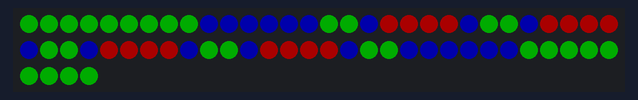
The program below on a simulated ESP32. On the bench: 64 RGB LEDs in strip order, left to right, continuing on the next row. Dim RGB values are drawn brighter than linear.

Above: at 1.85 s.
At 3.64 s:
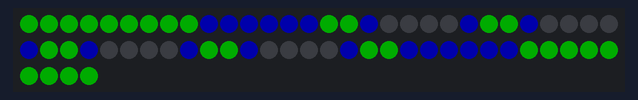

The program:

main.cpp
```cpp
#include <Arduino.h>
#include "drivers/FastLed_general_driver.h"

FastLed_general_driver LedDisplay;

void setup()
{
  LedDisplay.init();
  LedDisplay.setCenterColor(200, 0, 0);
  LedDisplay.setInnnerColor(0, 0, 200);
  LedDisplay.setOuterColor(0, 200, 0);
}

static uint8_t i = 0;
bool rising_edge = true;
bool falling_edge = false;
void loop()
{
  if (i == 255)
  {
    rising_edge = false;
    falling_edge = true;
  }else if(i==0){
    rising_edge = true;
    falling_edge = false;
  }

  LedDisplay.setCenterColor(200, 0, 0);
  if (rising_edge)
    LedDisplay.setCenterIntensity(i++);

  if (falling_edge)
    LedDisplay.setCenterIntensity(i--);

  LedDisplay.displayUpdate();
  delay(5);
}
```

DisplayLedInterface.h
```cpp
#pragma once

class DisplayLedInterface
{
public:
    virtual bool init() = 0;
    virtual bool displayUpdate() = 0;

    virtual bool setDisplayIntensity(unsigned char intensity) = 0;
    virtual bool setCenterColor(uint8_t rc, uint8_t gc, uint8_t bc) = 0;
    virtual bool setCenterIntensity(uint8_t intensity) = 0;

    virtual bool setInnnerColor(uint8_t rc, uint8_t gc, uint8_t bc) = 0;
    virtual bool setInnerIntensity(uint8_t intensity) = 0;

    virtual bool setOuterColor(uint8_t rc, uint8_t gc, uint8_t bc) =0;
    virtual bool setOuterIntensity(uint8_t intensity) =0;
};
```

FastLed_general_driver.cpp
```cpp
#include "FastLed_general_driver.h"
#include <string.h>

bool FastLed_general_driver::init()
{
    /*init all pixels to white*/
    CRGB init_led_color = CRGB(255, 255, 255);
    for (uint8_t i = 0; i < 64; i++)
        leds[i] = init_led_color;

    FastLED.addLeds<CHIPSET, LED_PIN, COLOR_ORDER>(leds, NUM_LEDS).setCorrection(TypicalLEDStrip);
    FastLED.setBrightness(BRIGHTNESS_DEFAULT);

    FastLed_center = new FastLed_zone;
    int center_positions[] = {18, 19, 20, 21,
                              26, 27, 28, 29,
                              34, 35, 36, 37,
                              42, 43, 44, 45};
    FastLed_center->init(center_positions, 16);

    FastLed_inner = new FastLed_zone;
    int inner_positions[] = { 9,10,11,12,13,14,
                             17,            22,
                             25,            30,
                             33,            38,
                             41,            46,
                             49,50,51,52,53,54};
    FastLed_inner->init(inner_positions,20);

    FastLed_outer = new FastLed_zone;
    int outer_positions[] = { 0, 1, 2, 3, 4, 5, 6, 7,
                              8,                   15,
                              16,                  23,
                              24,                  31,
                              32,                  39,
                              40,                  47,
                              48,                  55,
                              56,57,58,59,60,61,62,63};
    FastLed_outer->init(outer_positions, 28);

    /*return true on success*/
    return true;
}

bool FastLed_general_driver::displayUpdate()
{
    FastLED.show();

    /*return true on success*/
    return true;
}

bool FastLed_general_driver::setDisplayIntensity(unsigned char intensity)
{
    return false;
}

bool FastLed_general_driver::setCenterColor(uint8_t rc, uint8_t gc, uint8_t bc)
{
    bool retVal = FastLed_center->setColor(rc, gc, bc, leds, 64);
    return retVal;
}

bool FastLed_general_driver::setCenterIntensity(uint8_t intensity)
{
    FastLed_center->setIntensity(intensity, leds, 64);
    return false;
}

bool FastLed_general_driver::setInnnerColor(uint8_t rc, uint8_t gc, uint8_t bc)
{
    bool retVal = FastLed_inner->setColor(rc, gc, bc, leds, 64);
    return retVal;
}

bool FastLed_general_driver::setInnerIntensity(uint8_t intensity)
{
    FastLed_inner->setIntensity(intensity, leds, 64);
    return false;
}

bool FastLed_general_driver::setOuterColor(uint8_t rc, uint8_t gc, uint8_t bc)
{
    bool retVal = FastLed_outer->setColor(rc, gc, bc, leds, 64);
    return retVal;
}

bool FastLed_general_driver::setOuterIntensity(uint8_t intensity)
{
    FastLed_outer->setIntensity(intensity, leds, 64);
    return false;
}
```

FastLed_general_driver.h
```cpp
#pragma once
#include <Arduino.h>
#include <FastLED.h>

/*Project Specific includes*/
#include "interface/DisplayLedInterface.h"
#include "FastLed_zone.h"

/*Public library defines*/
#define LED_PIN 5
#define COLOR_ORDER GRB
#define CHIPSET     WS2812B
#define MAX_BRIGHTNESS 120
#define BRIGHTNESS_DEFAULT  (unsigned int)(MAX_BRIGHTNESS/2)

class FastLed_general_driver:DisplayLedInterface{
    public:
    bool init();
    bool displayUpdate();

    bool setDisplayIntensity(unsigned char intensity);
    bool setCenterColor(uint8_t rc, uint8_t gc, uint8_t bc);
    bool setCenterIntensity(uint8_t intensity);

    bool setInnnerColor(uint8_t rc, uint8_t gc, uint8_t bc);
    bool setInnerIntensity(uint8_t intensity);

    bool setOuterColor(uint8_t rc, uint8_t gc, uint8_t bc);
    bool setOuterIntensity(uint8_t intensity);

    private:
    static const unsigned char NUM_LEDS = 64;
    CRGB leds[NUM_LEDS];

        /*The three zones*/
    FastLed_zone *FastLed_center;
    FastLed_zone *FastLed_inner;
    FastLed_zone *FastLed_outer;

};
```

FastLed_zone.cpp
```cpp
#include "FastLed_zone.h"
#include "Arduino.h"

bool FastLed_zone::init(int activePositions[], int n_activePositions)
{
    /*initialize active positions to -1, the invalid position*/
    for (int i = 0; i < N_MAX_ACT_LEDS; i++)
    {
        activeLedPositions[i] = -1;
    }

    if (n_activePositions > N_MAX_ACT_LEDS)
        return false;

    n_activeLeds = n_activePositions;

    /*Put leds active in this zone into vector*/
    for (int i = 0; i < n_activePositions; i++)
    {
        if (activePositions[i] >= N_LEDS)
        {
            return false;
        }
        activeLedPositions[i] = activePositions[i];
    }

    return true;
}

bool FastLed_zone::setColor(unsigned char redColor, unsigned char greenColor, unsigned char blueColor,
                   CRGB colorBuffer[], int nColors)
{
    // compose the color
    zoneColor.setRGB(redColor, greenColor, blueColor);

    // iterate through positions vtor and update colors
    for(int i=0; i<n_activeLeds;i++){
        if(activeLedPositions[i]>=nColors)
        return false;
        colorBuffer[activeLedPositions[i]] = zoneColor;
    }

    return true;
};

bool FastLed_zone::setColor(CRGB color, CRGB colorBuffer[], int nColors)
{
    // compose the color
    zoneColor = color;

    // iterate through positions vtor and update colors
    for(int i=0; i<n_activeLeds;i++){
        if(activeLedPositions[i]>=nColors)
        return false;
        colorBuffer[activeLedPositions[i]] = zoneColor;
    }

    return true;
};

bool FastLed_zone::setIntensity(unsigned char intensity,CRGB colorBuffer[], int nColors)
{

    uint8_t red = (uint8_t)((uint16_t)(zoneColor.r) * (uint16_t)intensity / (uint16_t)255);
    uint8_t blue = (uint8_t)((uint16_t)(zoneColor.g) * (uint16_t)intensity / (uint16_t)255);
    uint8_t green = (uint8_t)((uint16_t)(zoneColor.b) * (uint16_t)intensity / (uint16_t)255);


    zoneColor.setRGB(red, blue, green);

    bool retVal = setColor(zoneColor, colorBuffer, nColors);

    return retVal;
};
```

FastLed_zone.h
```cpp
#pragma once
#include "FastLED.h"

class FastLed_zone{
private:
    static const int N_LEDS = 64;

    //current color of the zone
    CRGB zoneColor;

    /*keep the positions to be controlled by this object*/
    static const int N_MAX_ACT_LEDS = 28;
    int activeLedPositions[N_MAX_ACT_LEDS];
    int n_activeLeds;

public:
    bool init(int activePositions[], int n_activePositions);
    bool setColor(unsigned char redColor, unsigned char greenColor, unsigned char blueColor,
                   CRGB colorBuffer[], int nColors);
    bool setIntensity(unsigned char intensity,CRGB colorBuffer[], int nColors);
    bool setColor(CRGB color, CRGB colorBuffer[], int nColors);
};
```
